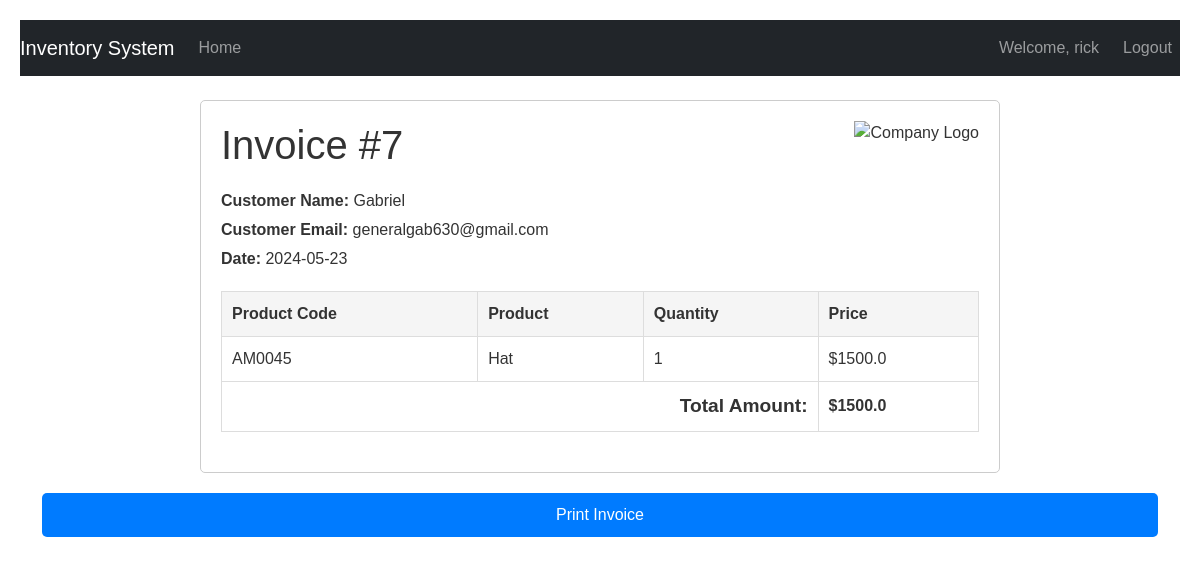
The app's page /invoice/7/print (signed in) with its own data.
### STORE/models.py (models this page shows, shortened)
class User(UserMixin, db.Model):
    id = db.Column(db.Integer, primary_key=True)
    username = db.Column(db.String(64), index=True, unique=True, nullable=False)
    email = db.Column(db.String(120), index=True, unique=True, nullable=False)
    password_hash = db.Column(db.String(128), nullable=False)

class Invoice(db.Model):
    id = db.Column(db.Integer, primary_key=True)
    customer_name = db.Column(db.String(128), nullable=False)
    customer_email = db.Column(db.String(128), nullable=False)
    date_created = db.Column(db.DateTime, default=datetime.utcnow)
    total_amount = db.Column(db.Float, nullable=False)  # Define total_amount attribute
    items = db.relationship('InvoiceItem', backref='invoice', lazy=True)

class InvoiceItem(db.Model):
    id = db.Column(db.Integer, primary_key=True)
    product_code = db.Column(db.String(64), db.ForeignKey('product.code'), nullable=False)
    quantity = db.Column(db.Integer, nullable=False)
    invoice_id = db.Column(db.Integer, db.ForeignKey('invoice.id'), nullable=False)
    product = db.relationship('Product')

class Product(db.Model):
    code = db.Column(db.String(20), primary_key=True, unique=True, nullable=False, index=True)  # Index added to code column
    item = db.Column(db.String(100), nullable=False)
    type_material = db.Column(db.String(100), nullable=False)
    size = db.Column(db.String(20), nullable=False)
    color = db.Column(db.String(50), nullable=False)
    description = db.Column(db.Text, nullable=False)
    price = db.Column(db.Float, nullable=False)
    quantity = db.Column(db.Integer, nullable=False, default=1)  # Default quantity set to 1
    sales = relationship('Sale', backref='product', lazy=True)  # Relationship with Sale model

### STORE/routes.py (the view)
@app.route('/invoice/<int:invoice_id>/print', methods=['GET'])
@login_required
def print_invoice(invoice_id):
    invoice = Invoice.query.get_or_404(invoice_id)
    return render_template('print_invoice.html', invoice=invoice)

### STORE/__init__.py (called while the page is built)
@login_manager.user_loader
def load_user(user_id):
    return User.query.get(int(user_id))

### STORE/templates/print_invoice.html
{% extends "base.html" %}
{% block content %}
<link rel="stylesheet" href="{{ url_for('static', filename='css/print_invoice.css') }}">
<div class="invoice-container printable">
    <div class="invoice-header">
        <h1>Invoice #{{ invoice.id }}</h1>
        <img src="{{ url_for('static', filename='logo.png') }}" alt="Company Logo">
    </div>
    <div class="invoice-details">
        <p><strong>Customer Name:</strong> {{ invoice.customer_name }}</p>
        <p><strong>Customer Email:</strong> {{ invoice.customer_email }}</p>
        <p><strong>Date:</strong> {{ invoice.date_created.strftime('%Y-%m-%d') }}</p>
    </div>
    <table>
        <thead>
            <tr>
                <th>Product Code</th>
                <th>Product</th>
                <th>Quantity</th>
                <th>Price</th>
            </tr>
        </thead>
        <tbody>
            {% for item in invoice.items %}
            <tr>
                <td>{{ item.product_code }}</td>
                <td>{{ item.product.item }}</td>
                <td>{{ item.quantity }}</td>
                <td>${{ item.product.price }}</td>
            </tr>
            {% endfor %}
        </tbody>
        <tfoot>
            <tr>
                <td colspan="3" class="total-amount">Total Amount:</td>
                <td>${{ invoice.total_amount }}</td>
            </tr>
        </tfoot>
    </table>
</div>
<a href="#" class="print-button" onclick="window.print();">Print Invoice</a>
{% endblock %}

### STORE/templates/base.html (shortened to what this page needs)
<!DOCTYPE html>
<html lang="en">
<head>
    <link href="https://cdn.jsdelivr.net/npm/bootstrap@5.0.2/dist/css/bootstrap.min.css" rel="stylesheet">
</head>
<body>
    <nav class="navbar navbar-expand-lg navbar-dark bg-dark">
        <a class="navbar-brand" href="{{ url_for('index') }}">Inventory System</a>
        <div class="collapse navbar-collapse" id="navbarNav">
            <ul class="navbar-nav">
                {% if request.path != '/' and request.path != '/login' and request.path != '/register' %}
                <li class="nav-item">
                    <a class="nav-link" href="{{ url_for('index') }}">Home</a>
                </li>
                {% endif %}
            </ul>
        </div>
        <div class="navbar-nav ml-auto">
            {% if current_user.is_authenticated %}
                {% if request.path != '/' %}
                    <span class="navbar-text me-3">Welcome, {{ current_user.username }}</span>
                    <a href="{{ url_for('logout') }}" class="nav-item nav-link">Logout</a>
                {% endif %}
            {% else %}
                {% if request.path != '/' and request.path != '/login' and request.path != '/register' %}
                    <a href="{{ url_for('login') }}" class="nav-item nav-link">Login</a>
                {% endif %}
            {% endif %}
        </div>
    </nav>
    <div class="container mt-4">
        {% block content %}
        {% endblock %}
    </div>
</body>
</html>

### STORE/static/css/print_invoice.css (style rules this page uses)
body { font-family: Arial, sans-serif; margin: 0; padding: 20px; color: #333; }
.invoice-container { max-width: 800px; margin: 0 auto; padding: 20px; border: 1px solid #ccc; border-radius: 5px; background: #fff; }
.invoice-header { display: flex; justify-content: space-between; margin-bottom: 20px; }
.invoice-header h1 { margin: 0; }
.invoice-header img { max-height: 50px; }
.invoice-details { margin-bottom: 20px; }
.invoice-details p { margin: 5px 0; }
table { width: 100%; border-collapse: collapse; margin-bottom: 20px; }
th, td { padding: 10px; border: 1px solid #ddd; text-align: left; }
th { background-color: #f5f5f5; }
tfoot { font-weight: bold; }
.total-amount { font-size: 1.2em; text-align: right; }
.print-button { display: block; width: 100%; padding: 10px; text-align: center; background-color: #007bff; color: #fff; text-decoration: none; border-radius: 5px; margin-top: 20px; }

### records on screen
User: username "rick"
Invoice: id "7", customer_name "Gabriel", customer_email "generalgab630@gmail.com", date_created "2024-05-23", total_amount "1500.0"
InvoiceItem: product_code "AM0045", product.item "Hat", quantity "1", product.price "1500.0"
